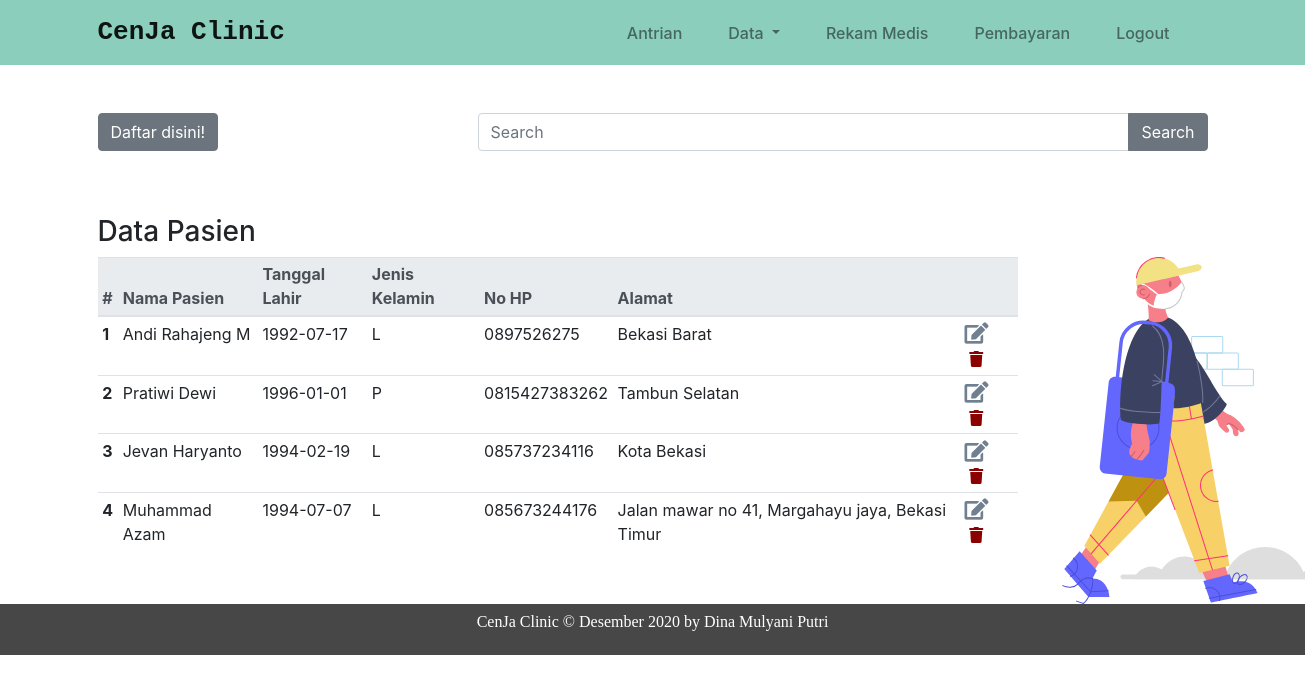
The app's page /index.php/pasien with its own data.
### tables this page shows
CREATE TABLE `daftarpasien` (
  `id_pasien` int(11) NOT NULL,
  `nama_pasien` varchar(50) NOT NULL,
  `tgl_lahir` date NOT NULL,
  `jenis_kelamin` enum('L','P') NOT NULL,
  `no_hp` varchar(15) NOT NULL,
  `alamat` varchar(70) NOT NULL
);

### application/controllers/Pasien.php (called while the page is built, shortened)
<?php
class Pasien extends CI_Controller {
    public function __construct(){
        $this->load->model('Pasien_model');
        $this->load->library('form_validation');
        $this->load->helper('form');
    }
    public function index(){
        $data['judul'] = "List Pasien";
        $data['daftarpasien'] = $this->Pasien_model->getAllPasien();
        $this->load->view('template/header', $data);
        $this->load->view('klinik/pasien', $data);
        $this->load->view('template/footer');
    }
}

### index.php (called while the page is built, shortened)
<?php
require_once BASEPATH.'core/CodeIgniter.php';

### application/models/Pasien_model.php (called while the page is built, shortened)
<?php
class Pasien_model extends CI_model {
    public function getAllPasien(){
        return $this->db->get('daftarpasien')->result_array();
    }
}

### application/views/klinik/pasien.php (the view, shortened to what this page needs)
<div class="container">
    <div class="row mt-5 mb-5">
        <div class="col-md-4">
            <button type="button" class="btn btn-secondary tombolDaftar" data-toggle="modal" data-target="#formModal">
                Daftar disini!
            </button>
        </div>
        <div class="col">
            <form action="" method="post">
                <div class="input-group mb-3">
                    <input type="text" class="form-control" placeholder="Search" name="keyword">
                    <div class="input-group-append">
                        <button class="btn btn-secondary" type="submit">Search</button>
                    </div>
                </div>
            </form>
        </div>
    </div>
    <h3 class="mt-5">Data Pasien</h3>
    <div class="row">
        <div class="col-md-10">
            <table class="table table-sm">
                <thead class="thead-light">
                    <tr>
                        <th scope="col">#</th>
                        <th scope="col">Nama Pasien</th>
                        <th scope="col">Tanggal Lahir</th>
                        <th scope="col">Jenis Kelamin</th>
                        <th scope="col">No HP</th>
                        <th scope="col">Alamat</th>
                        <th scope="col"></th>
                    </tr>
                </thead>
                <tbody>
                    <?php $start = 0; ?>
                    <?php foreach ($daftarpasien as $daftar) : ?>
                        <tr>
                            <th scope="row"><?php echo ++$start; ?></th>
                            <td><?php echo $daftar['nama_pasien']; ?></td>
                            <td><?php echo $daftar['tgl_lahir']; ?></td>
                            <td><?php echo $daftar['jenis_kelamin']; ?></td>
                            <td><?php echo $daftar['no_hp']; ?></td>
                            <td><?php echo $daftar['alamat']; ?></td>
                            <td>
                                <a href="<?php echo base_url(); ?>pasien/edit/<?php echo $daftar['id_pasien']; ?>" class="tampilModalEdit" data-toggle="modal" data-target="#formModal" data-id_pasien="<?php echo $daftar['id_pasien']; ?>"><i class="fas fa-edit fa-lg"></i></a>
                                <a href="<?php echo base_url(); ?>pasien/hapus/<?php echo $daftar['id_pasien']; ?>" class="badge icon-hapus"><i class="fas fa-trash fa-lg"></i></a>
                            </td>
                        </tr>
                    <?php endforeach; ?>
                </tbody>
            </table>
        </div>
        <div class="col-md-2">
            <img src="<?php echo base_url(); ?>assets/img/mask-man.svg" style="width: 300px;" alt="">
        </div>
    </div>
</div>

### assets/css/style.css (style rules this page uses)
.fa-edit { color: slategrey; }
.fa-trash { color: darkred; }

### records on screen
daftarpasien: nama_pasien "Andi Rahajeng M", tgl_lahir "1992-07-17", jenis_kelamin "L", no_hp "0897526275", alamat "Bekasi Barat"
daftarpasien: nama_pasien "Pratiwi Dewi", tgl_lahir "1996-01-01", jenis_kelamin "P", no_hp "0815427383262", alamat "Tambun Selatan"
daftarpasien: nama_pasien "Jevan Haryanto", tgl_lahir "1994-02-19", jenis_kelamin "L", no_hp "085737234116", alamat "Kota Bekasi"
daftarpasien: nama_pasien "Muhammad Azam", tgl_lahir "1994-07-07", jenis_kelamin "L", no_hp "085673244176", alamat "Jalan mawar no 41, Margahayu jaya, Bekasi Timur"
